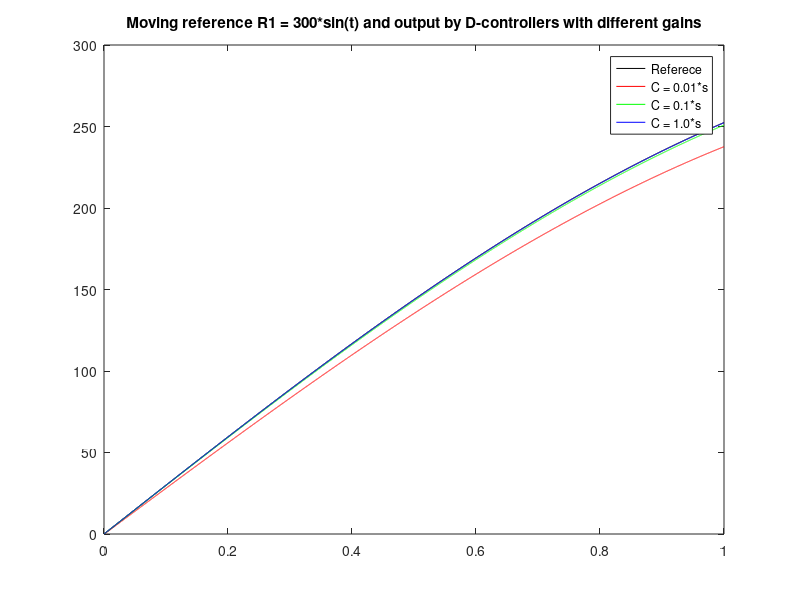
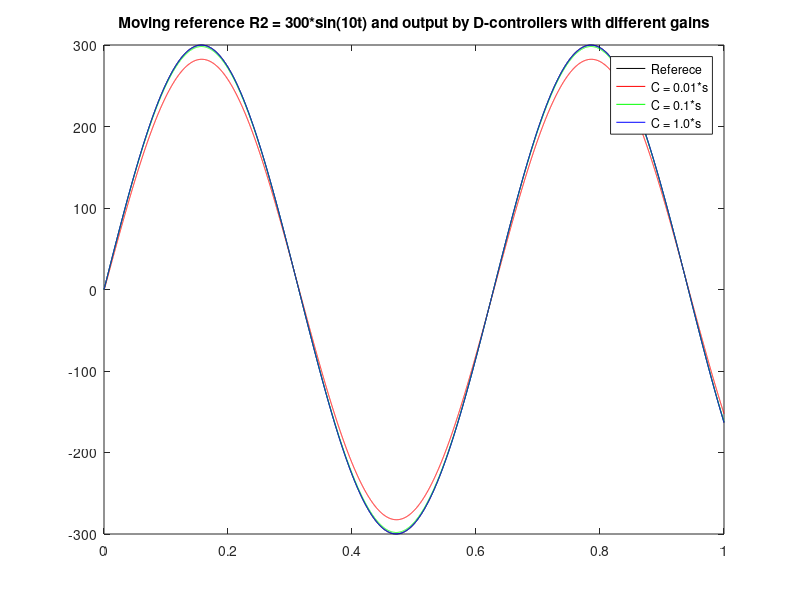
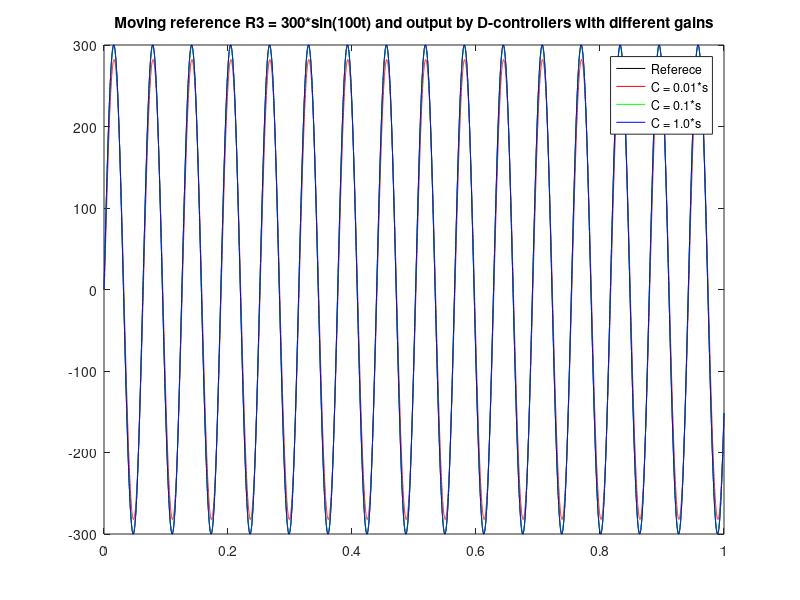
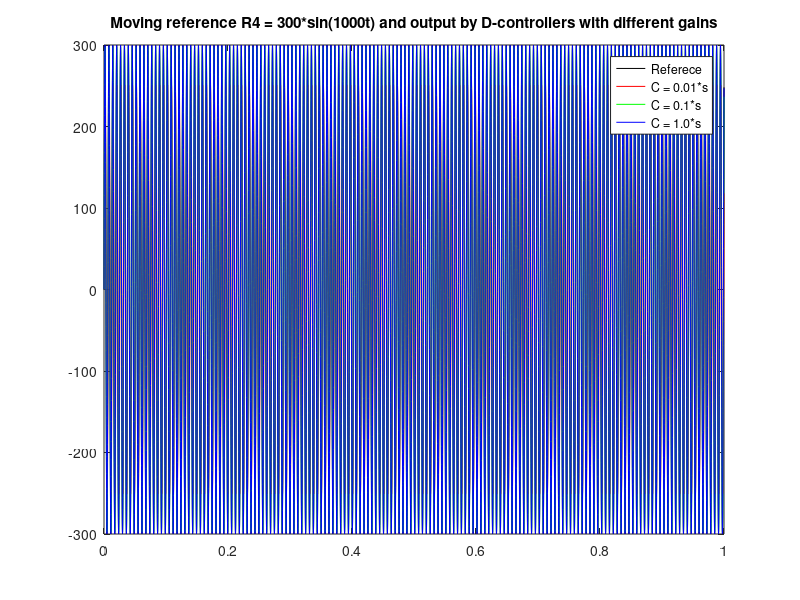

Write the MATLAB code that produced these figures, in order.
%
%   Simulation of dc_motor angle with D-controllers for moving reference
%     Author: Keitaro Naruse
%     Date: 2023-04-27
%

% Symbol
s = tf('s');
% Motor parameres
R = 2.61;
L = 0.02 * 1E-3;
Jm = 0.014 * 1E-7;
Ki = 15400/60*2*pi;
Ke = 1/Ki;
Kt = 0.657 * 1E-3;
Tm = ( R * Jm ) / ( Ke * Kt ) ;
Te = L/R;

% Define a transfer function of DC motor angle
P = tf( [ 1 ] , [ Ke*Tm*Te, Ke*Tm, Ke, 0 ] );

% Define a time period and a reference
t = [ 0:0.0001:1 ];
R1 = 300 * sin( 1 * t );
R2 = 300 * sin( 10 * t );
R3 = 300 * sin( 100 * t );
R4 = 300 * sin( 1000 * t );

% D-controllers with defferent gains
Cd1 = 0.01 * s;
Cd2 = 0.1 * s;
Cd3 = 1.0 * s;
Gd1 = feedback( Cd1 * P, 1 );
Gd2 = feedback( Cd2 * P, 1 );
Gd3 = feedback( Cd3 * P, 1 );

% Actual output of D-controllers for the reference R1
[ Y_Gd1_R1, t ] = lsim( Gd1, R1, t ); 
[ Y_Gd2_R1, t ] = lsim( Gd2, R1, t ); 
[ Y_Gd3_R1, t ] = lsim( Gd3, R1, t ); 
figure( 11 );
plot( t, R1, 'k-', t, Y_Gd1_R1, 'r-', t, Y_Gd2_R1, 'g-', t, Y_Gd3_R1, 'b-' );
title('Moving reference R1 = 300*sin(t) and output by D-controllers with different gains');
legend('Referece', 'C = 0.01*s', 'C = 0.1*s', 'C = 1.0*s');

% Actual output of I-controllers for the reference R2
[ Y_Gd1_R2, t ] = lsim( Gd1, R2, t ); 
[ Y_Gd2_R2, t ] = lsim( Gd2, R2, t ); 
[ Y_Gd3_R2, t ] = lsim( Gd3, R2, t ); 
figure( 12 );
plot( t, R2, 'k-', t, Y_Gd1_R2, 'r-', t, Y_Gd2_R2, 'g-', t, Y_Gd3_R2, 'b-' );
title('Moving reference R2 = 300*sin(10t) and output by D-controllers with different gains');
legend('Referece', 'C = 0.01*s', 'C = 0.1*s', 'C = 1.0*s');

% Actual output of I-controllers for the reference R3
[ Y_Gd1_R3, t ] = lsim( Gd1, R3, t ); 
[ Y_Gd2_R3, t ] = lsim( Gd2, R3, t ); 
[ Y_Gd3_R3, t ] = lsim( Gd3, R3, t ); 
figure( 13 );
plot( t, R3, 'k-', t, Y_Gd1_R3, 'r-', t, Y_Gd2_R3, 'g-', t, Y_Gd3_R3, 'b-' );
title('Moving reference R3 = 300*sin(100t) and output by D-controllers with different gains');
legend('Referece', 'C = 0.01*s', 'C = 0.1*s', 'C = 1.0*s');

% Actual output of I-controllers for the reference R4
[ Y_Gd1_R4, t ] = lsim( Gd1, R4, t ); 
[ Y_Gd2_R4, t ] = lsim( Gd2, R4, t ); 
[ Y_Gd3_R4, t ] = lsim( Gd3, R4, t ); 
figure( 14 );
plot( t, R4, 'k-', t, Y_Gd1_R4, 'r-', t, Y_Gd2_R4, 'g-', t, Y_Gd3_R4, 'b-' );
title('Moving reference R4 = 300*sin(1000t) and output by D-controllers with different gains');
legend('Referece', 'C = 0.01*s', 'C = 0.1*s', 'C = 1.0*s');

% Bode plots of Gi1, Gi2, and Gi3
figure( 15 );
bode( Gd1, 'r-', Gd2, 'g-', Gd3, 'b-', { 0.1, 10000 } );
title('Bode plots of D-controllers');
legend( 'C = 0.01*s', 'C = 0.1*s', 'C = 1.0*s' );
grid on;
